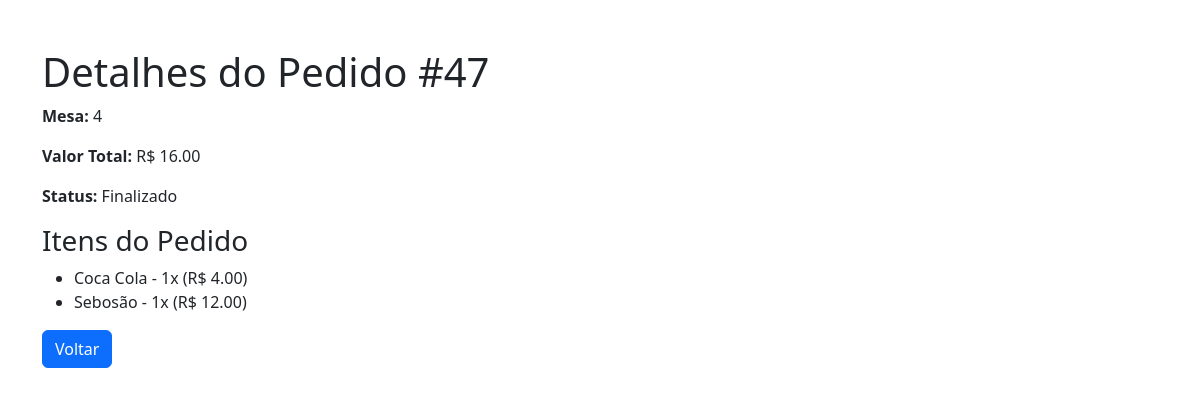
The page /caixa/pedido/47/ on the database its author committed.
### pedidos/models.py (models this page shows, shortened)
class Pedido(models.Model):
    class Status(models.TextChoices):
        AGUARDANDO = "AG", _("Aguardando preparo")
        EM_PREPARO = "EP", _("Em preparo")
        PRONTO = "PE", _("Pronto para entrega")
        FINALIZADO = "FI", _("Finalizado")
        PAGO = "PA", _("Pago")
    mesa = models.ForeignKey("restaurantes.Mesa", on_delete=models.CASCADE)
    status = models.CharField(
        max_length=2,
        choices=Status.choices,
        default=Status.AGUARDANDO
    )
    cliente = models.ForeignKey(ClienteMesa, on_delete=models.SET_NULL, null=True, blank=True)  # <-- aqui
    criado_em = models.DateTimeField(auto_now_add=True)
    def total(self):
        return sum(item.subtotal() for item in self.itens.all())
    total.short_description = "Total do Pedido"

class ItemPedido(models.Model):
    pedido = models.ForeignKey(Pedido, on_delete=models.CASCADE, related_name="itens")
    produto = models.ForeignKey("restaurantes.Produto", on_delete=models.CASCADE)
    quantidade = models.PositiveIntegerField(default=1)
    def subtotal(self):
        return self.quantidade * self.produto.preco  # Pegamos o preço direto do Produto

### restaurantes/models.py (models this page shows, shortened)
class Mesa(models.Model):
    numero = models.PositiveIntegerField(unique=True)
    qr_code = models.ImageField(upload_to="qrcodes/", blank=True, null=True)
    restaurante = models.ForeignKey('Restaurante', on_delete=models.CASCADE)

class Produto(models.Model):
    nome = models.CharField(max_length=255)
    descricao = models.TextField(blank=True, null=True)
    preco = models.DecimalField(max_digits=10, decimal_places=2)
    categoria = models.CharField(max_length=50, blank=True, null=True)
    imagem = models.ImageField(upload_to="produtos/", blank=True, null=True)  # Opcional

### caixa/views.py (the view)
# urls.py: path("pedido/<int:pedido_id>/", detalhe_pedido, name="detalhe_pedido"),
def detalhe_pedido(request, pedido_id):
    pedido = get_object_or_404(Pedido, id=pedido_id)
    return render(request, "caixa/detalhe_pedido.html", {"pedido": pedido})

### caixa/templates/caixa/detalhe_pedido.html (shortened to what this page needs)
<!DOCTYPE html>
<html lang="pt-br">
<head>
    <link rel="stylesheet" href="https://cdn.jsdelivr.net/npm/bootstrap@5.3.0/dist/css/bootstrap.min.css">
</head>
<body class="container mt-5">
    <h1>Detalhes do Pedido #{{ pedido.id }}</h1>
    <p><strong>Mesa:</strong> {{ pedido.mesa.numero }}</p>
    <p><strong>Valor Total:</strong> R$ {{ pedido.total }}</p>
    <p><strong>Status:</strong> {{ pedido.get_status_display }}</p>
    <h3>Itens do Pedido</h3>
    <ul>
        {% for item in pedido.itens.all %}
            <li>{{ item.produto.nome }} - {{ item.quantidade }}x (R$ {{ item.produto.preco }})</li>
        {% endfor %}
    </ul>
    <a href="{% url 'caixa' %}" class="btn btn-primary">Voltar</a>
</body>
</html>

### rows shown on the page
Pedido: id "47", mesa.numero "4", total "16.00", status "Finalizado"
ItemPedido: produto.nome "Coca Cola", quantidade "1", produto.preco "4.00"
ItemPedido: produto.nome "Sebosão", quantidade "1", produto.preco "12.00"
